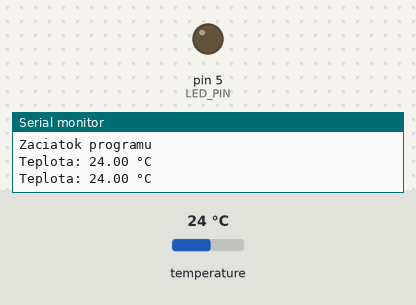
A sketch run on a simulated Arduino Uno, built with avr-gcc and run on an emulated ATmega328P. Parts: output pins drawn as LEDs (lit = HIGH), the last lines printed to the serial monitor. Inputs (shaded band) come from the test bench; at power-on: temperature 24 °C.

Above: at 3.3 s.
3.4 s: temperature set to 24.6 °C
5.9 s: temperature set to 25.6 °C
At 7.3 s:
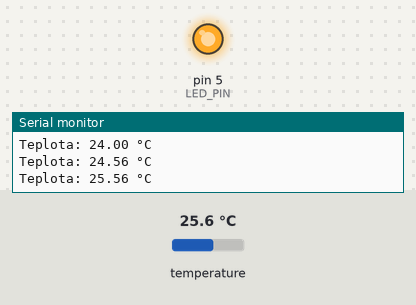
8.4 s: temperature set to 12 °C
At 10.8 s:
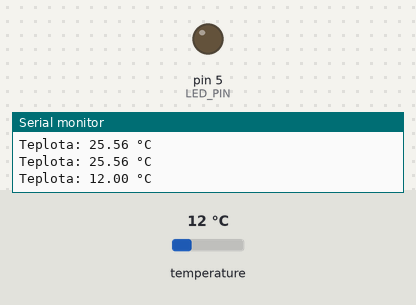
11.1 s: temperature set to 28 °C
At 12.3 s:
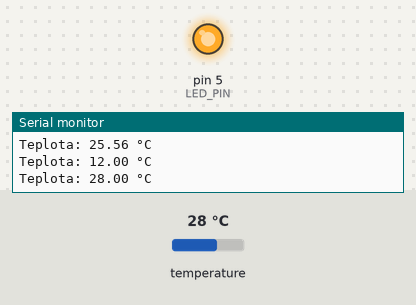
Timing chart, 0 to 14.1 s (numbered marks = the images above; inputs shaded):
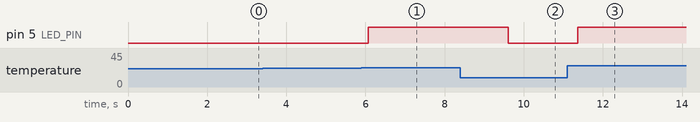

Measured:
- the behaviour switches between 25 and 25.1 °C on temperature (found by bisection; images 0 and 1)
- after the input at 5.9 s, pin 5 (LED_PIN): LOW → HIGH after 0.17 s
- after the input at 8.4 s, pin 5 (LED_PIN): HIGH → LOW after 1.2 s
- after the input at 11.1 s, pin 5 (LED_PIN): LOW → HIGH after 0.27 s

The sketch:

temp_sensor.ino
```cpp
// snimac DALLAS DS18b20
#include <OneWire.h>
#include <DallasTemperature.h>

#define ONE_WIRE_BUS 2  // Pin pre Dallas DS18B20
#define LED_PIN 5       // Pin pre LED diódu
#define prah_teplota 25

OneWire oneWire(ONE_WIRE_BUS);
DallasTemperature sensors(&oneWire);

void setup() {
    pinMode(LED_PIN, OUTPUT);
    sensors.begin();
    Serial.begin(115200);
    Serial.println("Zaciatok programu");
}

void loop() {
  //snimanie teploty
    sensors.requestTemperatures();
    float temperature = sensors.getTempCByIndex(0); //ziskanie teploty

    //vykreslenie na serialovy monitor
    Serial.print("Teplota: "); //vykreslenie bez odriadkovania
    Serial.print(temperature);
    Serial.println(" °C");  //vykreslenie s odriadkovanim

    // Zapnutie LED pri prekročení 30 °C, inak vypnutie
    if (temperature > prah_teplota) {
        digitalWrite(LED_PIN, HIGH);
    } else {
        digitalWrite(LED_PIN, LOW);
    }
    // perioda vzorkovania
    delay(1000);
}
```
